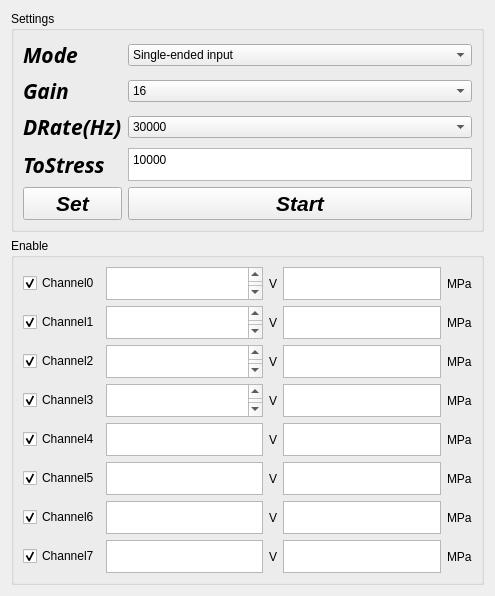
<?xml version="1.0" encoding="UTF-8"?>
<ui version="4.0">
 <class>AdcForm</class>
 <widget class="QWidget" name="AdcForm">
  <property name="geometry">
   <rect>
    <x>0</x>
    <y>0</y>
    <width>495</width>
    <height>570</height>
   </rect>
  </property>
  <property name="windowTitle">
   <string>Form</string>
  </property>
  <layout class="QVBoxLayout" name="verticalLayout">
   <item>
    <widget class="QGroupBox" name="groupBox">
     <property name="title">
      <string>Settings</string>
     </property>
     <layout class="QGridLayout" name="gridLayout_2">
      <item row="0" column="1">
       <widget class="QComboBox" name="cmb_mode">
        <property name="sizePolicy">
         <sizepolicy hsizetype="Expanding" vsizetype="Fixed">
          <horstretch>0</horstretch>
          <verstretch>0</verstretch>
         </sizepolicy>
        </property>
        <property name="currentIndex">
         <number>0</number>
        </property>
        <item>
         <property name="text">
          <string>Single-ended input</string>
         </property>
        </item>
        <item>
         <property name="text">
          <string>Differential input</string>
         </property>
        </item>
       </widget>
      </item>
      <item row="4" column="1">
       <widget class="QComboBox" name="cmb_drates">
        <property name="sizePolicy">
         <sizepolicy hsizetype="Expanding" vsizetype="Fixed">
          <horstretch>0</horstretch>
          <verstretch>0</verstretch>
         </sizepolicy>
        </property>
        <property name="currentIndex">
         <number>0</number>
        </property>
        <item>
         <property name="text">
          <string>30000</string>
         </property>
        </item>
        <item>
         <property name="text">
          <string>15000</string>
         </property>
        </item>
        <item>
         <property name="text">
          <string>7500</string>
         </property>
        </item>
        <item>
         <property name="text">
          <string>3750</string>
         </property>
        </item>
        <item>
         <property name="text">
          <string>2000</string>
         </property>
        </item>
        <item>
         <property name="text">
          <string>1000</string>
         </property>
        </item>
        <item>
         <property name="text">
          <string>500</string>
         </property>
        </item>
        <item>
         <property name="text">
          <string>100</string>
         </property>
        </item>
        <item>
         <property name="text">
          <string>60</string>
         </property>
        </item>
        <item>
         <property name="text">
          <string>50</string>
         </property>
        </item>
        <item>
         <property name="text">
          <string>30</string>
         </property>
        </item>
        <item>
         <property name="text">
          <string>25</string>
         </property>
        </item>
        <item>
         <property name="text">
          <string>15</string>
         </property>
        </item>
        <item>
         <property name="text">
          <string>10</string>
         </property>
        </item>
        <item>
         <property name="text">
          <string>5</string>
         </property>
        </item>
        <item>
         <property name="text">
          <string>2.5</string>
         </property>
        </item>
       </widget>
      </item>
      <item row="6" column="0">
       <widget class="QPushButton" name="pb_setCfg">
        <property name="font">
         <font>
          <pointsize>16</pointsize>
          <weight>75</weight>
          <italic>true</italic>
          <bold>true</bold>
         </font>
        </property>
        <property name="text">
         <string>Set</string>
        </property>
        <property name="checkable">
         <bool>false</bool>
        </property>
       </widget>
      </item>
      <item row="6" column="1">
       <widget class="QPushButton" name="pb_start">
        <property name="font">
         <font>
          <pointsize>16</pointsize>
          <weight>75</weight>
          <italic>true</italic>
          <bold>true</bold>
         </font>
        </property>
        <property name="text">
         <string>Start</string>
        </property>
        <property name="checkable">
         <bool>true</bool>
        </property>
       </widget>
      </item>
      <item row="4" column="0">
       <widget class="QLabel" name="label_2">
        <property name="sizePolicy">
         <sizepolicy hsizetype="Minimum" vsizetype="Preferred">
          <horstretch>0</horstretch>
          <verstretch>0</verstretch>
         </sizepolicy>
        </property>
        <property name="font">
         <font>
          <family>PibotoLt</family>
          <pointsize>16</pointsize>
          <weight>75</weight>
          <italic>true</italic>
          <bold>true</bold>
         </font>
        </property>
        <property name="text">
         <string>DRate(Hz)</string>
        </property>
       </widget>
      </item>
      <item row="2" column="1">
       <widget class="QComboBox" name="cmb_gain">
        <property name="sizePolicy">
         <sizepolicy hsizetype="Expanding" vsizetype="Fixed">
          <horstretch>0</horstretch>
          <verstretch>0</verstretch>
         </sizepolicy>
        </property>
        <property name="currentIndex">
         <number>4</number>
        </property>
        <item>
         <property name="text">
          <string>1</string>
         </property>
        </item>
        <item>
         <property name="text">
          <string>2</string>
         </property>
        </item>
        <item>
         <property name="text">
          <string>4</string>
         </property>
        </item>
        <item>
         <property name="text">
          <string>8</string>
         </property>
        </item>
        <item>
         <property name="text">
          <string>16</string>
         </property>
        </item>
        <item>
         <property name="text">
          <string>32</string>
         </property>
        </item>
        <item>
         <property name="text">
          <string>64</string>
         </property>
        </item>
       </widget>
      </item>
      <item row="2" column="0">
       <widget class="QLabel" name="label">
        <property name="sizePolicy">
         <sizepolicy hsizetype="Minimum" vsizetype="Preferred">
          <horstretch>0</horstretch>
          <verstretch>0</verstretch>
         </sizepolicy>
        </property>
        <property name="font">
         <font>
          <family>PibotoLt</family>
          <pointsize>16</pointsize>
          <weight>75</weight>
          <italic>true</italic>
          <bold>true</bold>
         </font>
        </property>
        <property name="text">
         <string>Gain</string>
        </property>
       </widget>
      </item>
      <item row="0" column="0">
       <widget class="QLabel" name="label_3">
        <property name="sizePolicy">
         <sizepolicy hsizetype="Minimum" vsizetype="Preferred">
          <horstretch>0</horstretch>
          <verstretch>0</verstretch>
         </sizepolicy>
        </property>
        <property name="font">
         <font>
          <family>PibotoLt</family>
          <pointsize>16</pointsize>
          <weight>75</weight>
          <italic>true</italic>
          <bold>true</bold>
         </font>
        </property>
        <property name="text">
         <string>Mode</string>
        </property>
       </widget>
      </item>
      <item row="5" column="1">
       <widget class="QTextEdit" name="te_toStress">
        <property name="sizePolicy">
         <sizepolicy hsizetype="Expanding" vsizetype="Fixed">
          <horstretch>0</horstretch>
          <verstretch>0</verstretch>
         </sizepolicy>
        </property>
        <property name="minimumSize">
         <size>
          <width>0</width>
          <height>33</height>
         </size>
        </property>
        <property name="maximumSize">
         <size>
          <width>16777215</width>
          <height>33</height>
         </size>
        </property>
        <property name="html">
         <string>&lt;!DOCTYPE HTML PUBLIC &quot;-//W3C//DTD HTML 4.0//EN&quot; &quot;http://www.w3.org/TR/REC-html40/strict.dtd&quot;&gt;
&lt;html&gt;&lt;head&gt;&lt;meta name=&quot;qrichtext&quot; content=&quot;1&quot; /&gt;&lt;style type=&quot;text/css&quot;&gt;
p, li { white-space: pre-wrap; }
&lt;/style&gt;&lt;/head&gt;&lt;body style=&quot; font-family:'SimSun'; font-size:9pt; font-weight:400; font-style:normal;&quot;&gt;
&lt;p style=&quot; margin-top:0px; margin-bottom:0px; margin-left:0px; margin-right:0px; -qt-block-indent:0; text-indent:0px;&quot;&gt;10000&lt;/p&gt;&lt;/body&gt;&lt;/html&gt;</string>
        </property>
       </widget>
      </item>
      <item row="5" column="0">
       <widget class="QLabel" name="label_20">
        <property name="sizePolicy">
         <sizepolicy hsizetype="Minimum" vsizetype="Preferred">
          <horstretch>0</horstretch>
          <verstretch>0</verstretch>
         </sizepolicy>
        </property>
        <property name="font">
         <font>
          <family>PibotoLt</family>
          <pointsize>16</pointsize>
          <weight>75</weight>
          <italic>true</italic>
          <bold>true</bold>
         </font>
        </property>
        <property name="text">
         <string>ToStress</string>
        </property>
       </widget>
      </item>
     </layout>
    </widget>
   </item>
   <item>
    <widget class="QGroupBox" name="groupBox_2">
     <property name="title">
      <string>Enable</string>
     </property>
     <layout class="QGridLayout" name="gridLayout_3">
      <item row="4" column="0">
       <widget class="QCheckBox" name="cb_use4">
        <property name="text">
         <string>Channel4</string>
        </property>
        <property name="checked">
         <bool>true</bool>
        </property>
       </widget>
      </item>
      <item row="2" column="4">
       <widget class="QTextEdit" name="te_stress_2">
        <property name="sizePolicy">
         <sizepolicy hsizetype="Expanding" vsizetype="Fixed">
          <horstretch>0</horstretch>
          <verstretch>0</verstretch>
         </sizepolicy>
        </property>
        <property name="minimumSize">
         <size>
          <width>0</width>
          <height>33</height>
         </size>
        </property>
        <property name="maximumSize">
         <size>
          <width>16777215</width>
          <height>33</height>
         </size>
        </property>
       </widget>
      </item>
      <item row="5" column="1">
       <widget class="QTextEdit" name="te_5">
        <property name="sizePolicy">
         <sizepolicy hsizetype="Expanding" vsizetype="Fixed">
          <horstretch>0</horstretch>
          <verstretch>0</verstretch>
         </sizepolicy>
        </property>
        <property name="minimumSize">
         <size>
          <width>0</width>
          <height>33</height>
         </size>
        </property>
        <property name="maximumSize">
         <size>
          <width>16777215</width>
          <height>33</height>
         </size>
        </property>
       </widget>
      </item>
      <item row="5" column="4">
       <widget class="QTextEdit" name="te_stress_5">
        <property name="sizePolicy">
         <sizepolicy hsizetype="Expanding" vsizetype="Fixed">
          <horstretch>0</horstretch>
          <verstretch>0</verstretch>
         </sizepolicy>
        </property>
        <property name="minimumSize">
         <size>
          <width>0</width>
          <height>33</height>
         </size>
        </property>
        <property name="maximumSize">
         <size>
          <width>16777215</width>
          <height>33</height>
         </size>
        </property>
       </widget>
      </item>
      <item row="4" column="1">
       <widget class="QTextEdit" name="te_4">
        <property name="sizePolicy">
         <sizepolicy hsizetype="Expanding" vsizetype="Fixed">
          <horstretch>0</horstretch>
          <verstretch>0</verstretch>
         </sizepolicy>
        </property>
        <property name="minimumSize">
         <size>
          <width>0</width>
          <height>33</height>
         </size>
        </property>
        <property name="maximumSize">
         <size>
          <width>16777215</width>
          <height>33</height>
         </size>
        </property>
       </widget>
      </item>
      <item row="1" column="4">
       <widget class="QTextEdit" name="te_stress_1">
        <property name="sizePolicy">
         <sizepolicy hsizetype="Expanding" vsizetype="Fixed">
          <horstretch>0</horstretch>
          <verstretch>0</verstretch>
         </sizepolicy>
        </property>
        <property name="minimumSize">
         <size>
          <width>0</width>
          <height>33</height>
         </size>
        </property>
        <property name="maximumSize">
         <size>
          <width>16777215</width>
          <height>33</height>
         </size>
        </property>
       </widget>
      </item>
      <item row="4" column="3">
       <widget class="QLabel" name="label_8">
        <property name="sizePolicy">
         <sizepolicy hsizetype="Minimum" vsizetype="Preferred">
          <horstretch>0</horstretch>
          <verstretch>0</verstretch>
         </sizepolicy>
        </property>
        <property name="text">
         <string>V</string>
        </property>
       </widget>
      </item>
      <item row="6" column="3">
       <widget class="QLabel" name="label_10">
        <property name="sizePolicy">
         <sizepolicy hsizetype="Minimum" vsizetype="Preferred">
          <horstretch>0</horstretch>
          <verstretch>0</verstretch>
         </sizepolicy>
        </property>
        <property name="text">
         <string>V</string>
        </property>
       </widget>
      </item>
      <item row="2" column="0">
       <widget class="QCheckBox" name="cb_use2">
        <property name="text">
         <string>Channel2</string>
        </property>
        <property name="checked">
         <bool>true</bool>
        </property>
       </widget>
      </item>
      <item row="7" column="3">
       <widget class="QLabel" name="label_11">
        <property name="sizePolicy">
         <sizepolicy hsizetype="Minimum" vsizetype="Preferred">
          <horstretch>0</horstretch>
          <verstretch>0</verstretch>
         </sizepolicy>
        </property>
        <property name="text">
         <string>V</string>
        </property>
       </widget>
      </item>
      <item row="0" column="0">
       <widget class="QCheckBox" name="cb_use0">
        <property name="text">
         <string>Channel0</string>
        </property>
        <property name="checked">
         <bool>true</bool>
        </property>
       </widget>
      </item>
      <item row="6" column="0">
       <widget class="QCheckBox" name="cb_use6">
        <property name="text">
         <string>Channel6</string>
        </property>
        <property name="checked">
         <bool>true</bool>
        </property>
       </widget>
      </item>
      <item row="7" column="0">
       <widget class="QCheckBox" name="cb_use7">
        <property name="text">
         <string>Channel7</string>
        </property>
        <property name="checked">
         <bool>true</bool>
        </property>
       </widget>
      </item>
      <item row="2" column="1">
       <widget class="QTextEdit" name="te_2">
        <property name="sizePolicy">
         <sizepolicy hsizetype="Expanding" vsizetype="Fixed">
          <horstretch>0</horstretch>
          <verstretch>0</verstretch>
         </sizepolicy>
        </property>
        <property name="minimumSize">
         <size>
          <width>0</width>
          <height>33</height>
         </size>
        </property>
        <property name="maximumSize">
         <size>
          <width>16777215</width>
          <height>33</height>
         </size>
        </property>
        <property name="font">
         <font>
          <pointsize>16</pointsize>
          <weight>50</weight>
          <italic>false</italic>
          <bold>false</bold>
         </font>
        </property>
       </widget>
      </item>
      <item row="6" column="4">
       <widget class="QTextEdit" name="te_stress_6">
        <property name="sizePolicy">
         <sizepolicy hsizetype="Expanding" vsizetype="Fixed">
          <horstretch>0</horstretch>
          <verstretch>0</verstretch>
         </sizepolicy>
        </property>
        <property name="minimumSize">
         <size>
          <width>0</width>
          <height>33</height>
         </size>
        </property>
        <property name="maximumSize">
         <size>
          <width>16777215</width>
          <height>33</height>
         </size>
        </property>
       </widget>
      </item>
      <item row="7" column="4">
       <widget class="QTextEdit" name="te_stress_7">
        <property name="sizePolicy">
         <sizepolicy hsizetype="Expanding" vsizetype="Fixed">
          <horstretch>0</horstretch>
          <verstretch>0</verstretch>
         </sizepolicy>
        </property>
        <property name="minimumSize">
         <size>
          <width>0</width>
          <height>33</height>
         </size>
        </property>
        <property name="maximumSize">
         <size>
          <width>16777215</width>
          <height>33</height>
         </size>
        </property>
       </widget>
      </item>
      <item row="0" column="4">
       <widget class="QTextEdit" name="te_stress_0">
        <property name="sizePolicy">
         <sizepolicy hsizetype="Expanding" vsizetype="Fixed">
          <horstretch>0</horstretch>
          <verstretch>0</verstretch>
         </sizepolicy>
        </property>
        <property name="minimumSize">
         <size>
          <width>0</width>
          <height>33</height>
         </size>
        </property>
        <property name="maximumSize">
         <size>
          <width>16777215</width>
          <height>33</height>
         </size>
        </property>
       </widget>
      </item>
      <item row="3" column="1">
       <widget class="QTextEdit" name="te_3">
        <property name="sizePolicy">
         <sizepolicy hsizetype="Expanding" vsizetype="Fixed">
          <horstretch>0</horstretch>
          <verstretch>0</verstretch>
         </sizepolicy>
        </property>
        <property name="minimumSize">
         <size>
          <width>0</width>
          <height>33</height>
         </size>
        </property>
        <property name="maximumSize">
         <size>
          <width>16777215</width>
          <height>33</height>
         </size>
        </property>
        <property name="font">
         <font>
          <pointsize>16</pointsize>
          <weight>50</weight>
          <italic>false</italic>
          <bold>false</bold>
         </font>
        </property>
       </widget>
      </item>
      <item row="2" column="3">
       <widget class="QLabel" name="label_6">
        <property name="sizePolicy">
         <sizepolicy hsizetype="Minimum" vsizetype="Preferred">
          <horstretch>0</horstretch>
          <verstretch>0</verstretch>
         </sizepolicy>
        </property>
        <property name="text">
         <string>V</string>
        </property>
       </widget>
      </item>
      <item row="7" column="1">
       <widget class="QTextEdit" name="te_7">
        <property name="sizePolicy">
         <sizepolicy hsizetype="Expanding" vsizetype="Fixed">
          <horstretch>0</horstretch>
          <verstretch>0</verstretch>
         </sizepolicy>
        </property>
        <property name="minimumSize">
         <size>
          <width>0</width>
          <height>33</height>
         </size>
        </property>
        <property name="maximumSize">
         <size>
          <width>16777215</width>
          <height>33</height>
         </size>
        </property>
       </widget>
      </item>
      <item row="1" column="1">
       <widget class="QTextEdit" name="te_1">
        <property name="sizePolicy">
         <sizepolicy hsizetype="Expanding" vsizetype="Fixed">
          <horstretch>0</horstretch>
          <verstretch>0</verstretch>
         </sizepolicy>
        </property>
        <property name="minimumSize">
         <size>
          <width>0</width>
          <height>33</height>
         </size>
        </property>
        <property name="maximumSize">
         <size>
          <width>16777215</width>
          <height>33</height>
         </size>
        </property>
        <property name="font">
         <font>
          <pointsize>16</pointsize>
          <weight>50</weight>
          <italic>false</italic>
          <bold>false</bold>
         </font>
        </property>
       </widget>
      </item>
      <item row="4" column="4">
       <widget class="QTextEdit" name="te_stress_4">
        <property name="sizePolicy">
         <sizepolicy hsizetype="Expanding" vsizetype="Fixed">
          <horstretch>0</horstretch>
          <verstretch>0</verstretch>
         </sizepolicy>
        </property>
        <property name="minimumSize">
         <size>
          <width>0</width>
          <height>33</height>
         </size>
        </property>
        <property name="maximumSize">
         <size>
          <width>16777215</width>
          <height>33</height>
         </size>
        </property>
       </widget>
      </item>
      <item row="3" column="4">
       <widget class="QTextEdit" name="te_stress_3">
        <property name="sizePolicy">
         <sizepolicy hsizetype="Expanding" vsizetype="Fixed">
          <horstretch>0</horstretch>
          <verstretch>0</verstretch>
         </sizepolicy>
        </property>
        <property name="minimumSize">
         <size>
          <width>0</width>
          <height>33</height>
         </size>
        </property>
        <property name="maximumSize">
         <size>
          <width>16777215</width>
          <height>33</height>
         </size>
        </property>
       </widget>
      </item>
      <item row="1" column="0">
       <widget class="QCheckBox" name="cb_use1">
        <property name="text">
         <string>Channel1</string>
        </property>
        <property name="checked">
         <bool>true</bool>
        </property>
       </widget>
      </item>
      <item row="6" column="1">
       <widget class="QTextEdit" name="te_6">
        <property name="sizePolicy">
         <sizepolicy hsizetype="Expanding" vsizetype="Fixed">
          <horstretch>0</horstretch>
          <verstretch>0</verstretch>
         </sizepolicy>
        </property>
        <property name="minimumSize">
         <size>
          <width>0</width>
          <height>33</height>
         </size>
        </property>
        <property name="maximumSize">
         <size>
          <width>16777215</width>
          <height>33</height>
         </size>
        </property>
       </widget>
      </item>
      <item row="5" column="0">
       <widget class="QCheckBox" name="cb_use5">
        <property name="text">
         <string>Channel5</string>
        </property>
        <property name="checked">
         <bool>true</bool>
        </property>
       </widget>
      </item>
      <item row="3" column="0">
       <widget class="QCheckBox" name="cb_use3">
        <property name="text">
         <string>Channel3</string>
        </property>
        <property name="checked">
         <bool>true</bool>
        </property>
       </widget>
      </item>
      <item row="5" column="3">
       <widget class="QLabel" name="label_9">
        <property name="sizePolicy">
         <sizepolicy hsizetype="Minimum" vsizetype="Preferred">
          <horstretch>0</horstretch>
          <verstretch>0</verstretch>
         </sizepolicy>
        </property>
        <property name="text">
         <string>V</string>
        </property>
       </widget>
      </item>
      <item row="0" column="3">
       <widget class="QLabel" name="label_4">
        <property name="sizePolicy">
         <sizepolicy hsizetype="Minimum" vsizetype="Preferred">
          <horstretch>0</horstretch>
          <verstretch>0</verstretch>
         </sizepolicy>
        </property>
        <property name="text">
         <string>V</string>
        </property>
       </widget>
      </item>
      <item row="1" column="3">
       <widget class="QLabel" name="label_5">
        <property name="sizePolicy">
         <sizepolicy hsizetype="Minimum" vsizetype="Preferred">
          <horstretch>0</horstretch>
          <verstretch>0</verstretch>
         </sizepolicy>
        </property>
        <property name="text">
         <string>V</string>
        </property>
       </widget>
      </item>
      <item row="3" column="3">
       <widget class="QLabel" name="label_7">
        <property name="sizePolicy">
         <sizepolicy hsizetype="Minimum" vsizetype="Preferred">
          <horstretch>0</horstretch>
          <verstretch>0</verstretch>
         </sizepolicy>
        </property>
        <property name="text">
         <string>V</string>
        </property>
       </widget>
      </item>
      <item row="0" column="1">
       <widget class="QTextEdit" name="te_0">
        <property name="sizePolicy">
         <sizepolicy hsizetype="Expanding" vsizetype="Fixed">
          <horstretch>0</horstretch>
          <verstretch>0</verstretch>
         </sizepolicy>
        </property>
        <property name="minimumSize">
         <size>
          <width>0</width>
          <height>33</height>
         </size>
        </property>
        <property name="maximumSize">
         <size>
          <width>16777215</width>
          <height>33</height>
         </size>
        </property>
        <property name="font">
         <font>
          <pointsize>16</pointsize>
          <weight>50</weight>
          <italic>false</italic>
          <bold>false</bold>
         </font>
        </property>
       </widget>
      </item>
      <item row="0" column="5">
       <widget class="QLabel" name="label_12">
        <property name="sizePolicy">
         <sizepolicy hsizetype="Minimum" vsizetype="Preferred">
          <horstretch>0</horstretch>
          <verstretch>0</verstretch>
         </sizepolicy>
        </property>
        <property name="text">
         <string>MPa</string>
        </property>
       </widget>
      </item>
      <item row="1" column="5">
       <widget class="QLabel" name="label_13">
        <property name="sizePolicy">
         <sizepolicy hsizetype="Minimum" vsizetype="Preferred">
          <horstretch>0</horstretch>
          <verstretch>0</verstretch>
         </sizepolicy>
        </property>
        <property name="text">
         <string>MPa</string>
        </property>
       </widget>
      </item>
      <item row="2" column="5">
       <widget class="QLabel" name="label_14">
        <property name="sizePolicy">
         <sizepolicy hsizetype="Minimum" vsizetype="Preferred">
          <horstretch>0</horstretch>
          <verstretch>0</verstretch>
         </sizepolicy>
        </property>
        <property name="text">
         <string>MPa</string>
        </property>
       </widget>
      </item>
      <item row="3" column="5">
       <widget class="QLabel" name="label_15">
        <property name="sizePolicy">
         <sizepolicy hsizetype="Minimum" vsizetype="Preferred">
          <horstretch>0</horstretch>
          <verstretch>0</verstretch>
         </sizepolicy>
        </property>
        <property name="text">
         <string>MPa</string>
        </property>
       </widget>
      </item>
      <item row="4" column="5">
       <widget class="QLabel" name="label_16">
        <property name="sizePolicy">
         <sizepolicy hsizetype="Minimum" vsizetype="Preferred">
          <horstretch>0</horstretch>
          <verstretch>0</verstretch>
         </sizepolicy>
        </property>
        <property name="text">
         <string>MPa</string>
        </property>
       </widget>
      </item>
      <item row="5" column="5">
       <widget class="QLabel" name="label_17">
        <property name="sizePolicy">
         <sizepolicy hsizetype="Minimum" vsizetype="Preferred">
          <horstretch>0</horstretch>
          <verstretch>0</verstretch>
         </sizepolicy>
        </property>
        <property name="text">
         <string>MPa</string>
        </property>
       </widget>
      </item>
      <item row="6" column="5">
       <widget class="QLabel" name="label_18">
        <property name="sizePolicy">
         <sizepolicy hsizetype="Minimum" vsizetype="Preferred">
          <horstretch>0</horstretch>
          <verstretch>0</verstretch>
         </sizepolicy>
        </property>
        <property name="text">
         <string>MPa</string>
        </property>
       </widget>
      </item>
      <item row="7" column="5">
       <widget class="QLabel" name="label_19">
        <property name="sizePolicy">
         <sizepolicy hsizetype="Minimum" vsizetype="Preferred">
          <horstretch>0</horstretch>
          <verstretch>0</verstretch>
         </sizepolicy>
        </property>
        <property name="text">
         <string>MPa</string>
        </property>
       </widget>
      </item>
     </layout>
    </widget>
   </item>
  </layout>
 </widget>
 <resources/>
 <connections/>
</ui>
